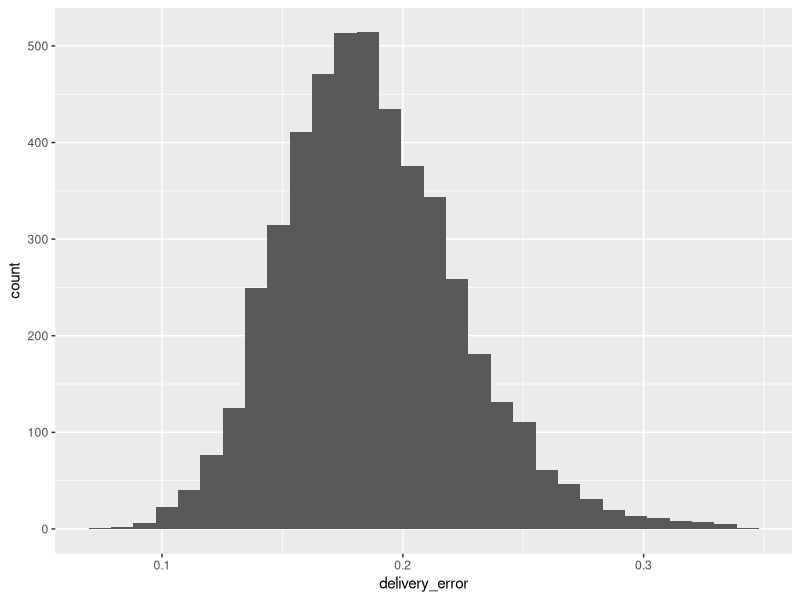
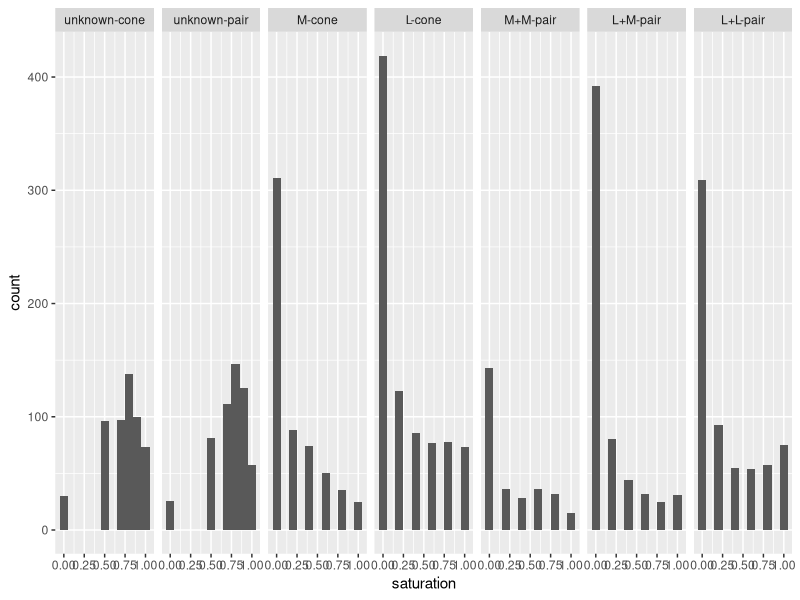
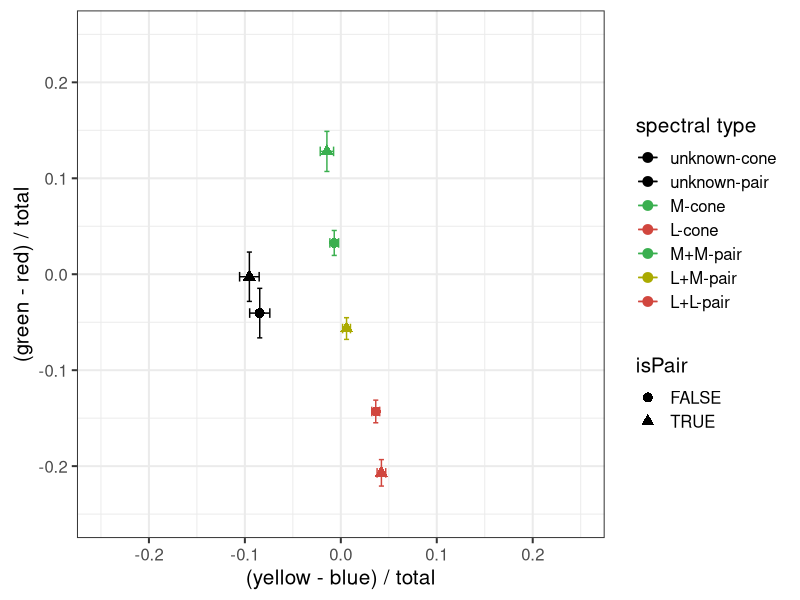
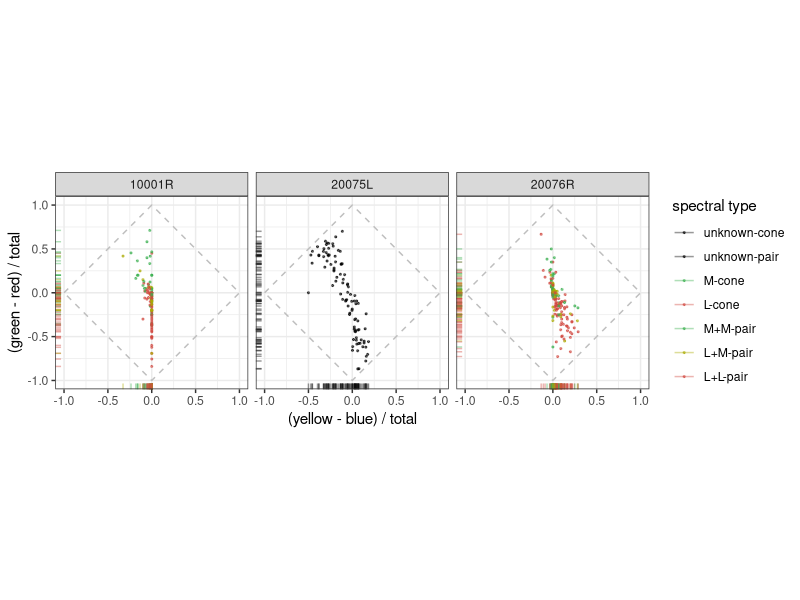
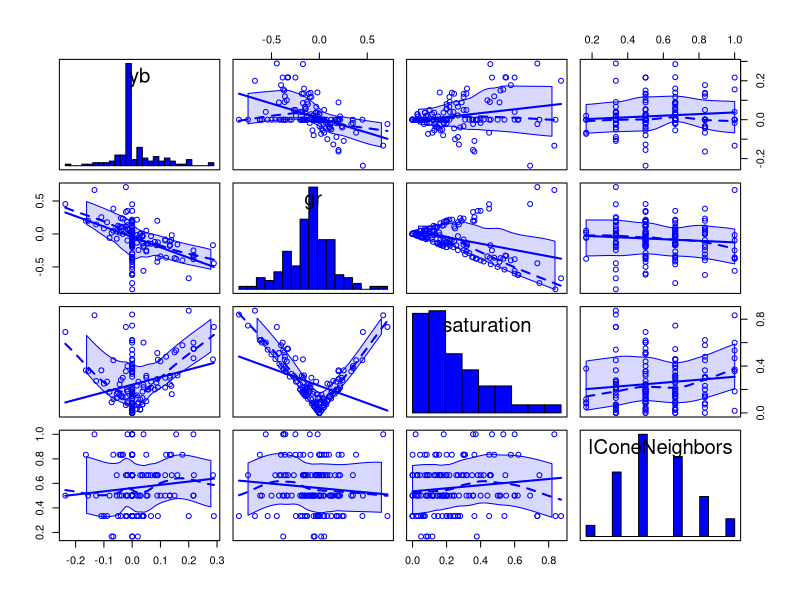
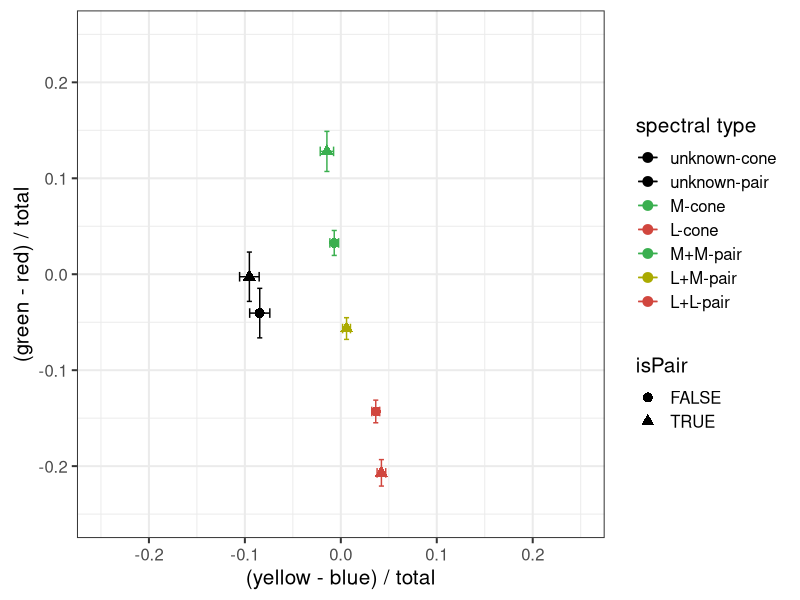
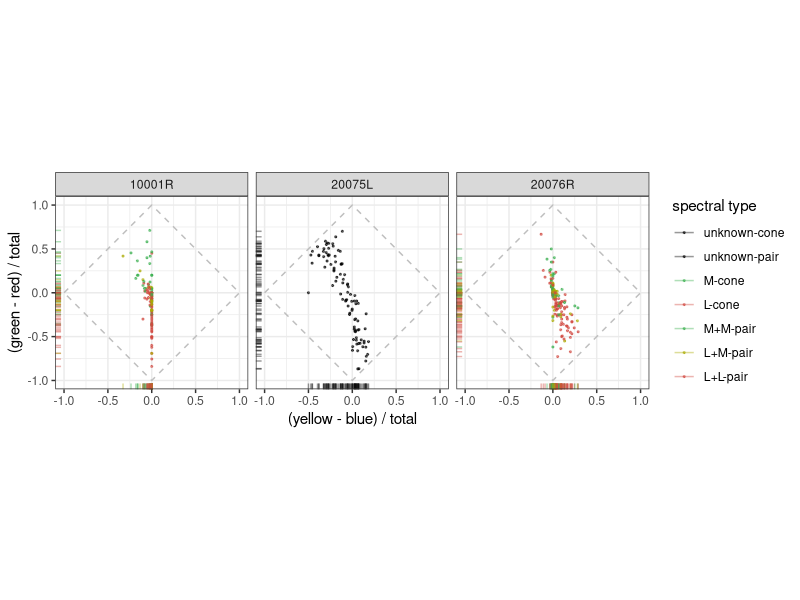

R code for these plots, in order: (Note: this script raises an error after producing the figures.)
## ---- chunk 1
setwd("~/R/TwoConeColorSummation")
library(tidyverse)
library(car)
library(RColorBrewer)
library(ggthemes)
## ---- chunk 2
trial_data <- read_csv('all_trial_data.csv')
# The column isPair is meant to be a logical.
trial_data <- mutate(trial_data, isPair=as.logical(isPair))
summary(select(trial_data, yb, gr, delivery_error, lConeNeighbors, isPair))

## ---- chunk 3
trial_data <- trial_data %>%
  filter(., delivery_error < 0.35) %>%
  filter(., delivery_error > 0.01)

summarize(trial_data, mean=mean(delivery_error), 
          std=sd(delivery_error), N=length(delivery_error))

ggplot(trial_data, aes(delivery_error)) + 
  geom_histogram(bins = 30)
## ---- chunk 4
Scones <- filter(trial_data, type1 == 1 | type2 == 1)
Scones <- filter(Scones, isPair == FALSE)

print(paste(c('S-cone FoS: ', 
              round(sum(!is.na(Scones$yb)) / length(Scones$delivery_error) * 100, 1)), 
            collapse = ' '))
print(paste(c('L/M-cone FoS: ', 
              round(sum(!is.na(trial_data$yb)) / length(trial_data$delivery_error) * 100, 1)), 
            collapse = ' '))

# Now filter out bad trials
trial_data <- filter(trial_data, type1 != 1 & type2 != 1)
trial_data <- filter(trial_data, !is.na(yb))
## ---- chunk 5
trial_data <- trial_data %>%
  mutate(., typeID=if_else(isPair, type1 + type2, type1)) %>%
  mutate(., typeID=if_else(typeID == 0, 
                           if_else(isPair, as.integer(1), as.integer(0)), as.integer(typeID))) %>%
  mutate(., typeIDstr=factor(typeID, labels = 
                               c('unknown-cone', 'unknown-pair', 'M-cone', 
                                 'L-cone', 'M+M-pair', 'L+M-pair', 'L+L-pair')))
tally(trial_data)
## ---- chunk 6
trial_data <- mutate(trial_data, saturation = abs(yb) + abs(gr))

ggplot(trial_data, aes(x=saturation)) + 
  geom_histogram(binwidth=0.1) + facet_grid(. ~ typeIDstr)
## ---- chunk 7
(typeGroup <- trial_data %>%
  #filter(., subject != '20075L') %>%
  group_by(., typeIDstr, isPair) %>% 
  summarise(., yb_mean=signif(mean(yb), 3), 
            yb_sem=signif(sd(yb) / sqrt(length(yb)), 3), 
            gr_mean=signif(mean(gr), 3), 
            gr_sem=signif(sd(gr) / sqrt(length(gr)), 3), N=length(gr))
)

ggplot(data=typeGroup, aes(x=yb_mean, y=gr_mean, color=typeIDstr, shape=isPair)) +
  geom_point(size=3) + 
  geom_errorbar(aes(x=yb_mean, ymin=gr_mean - gr_sem, ymax=gr_mean + gr_sem)) +
  geom_errorbarh(aes(y=gr_mean, xmin=yb_mean - yb_sem, xmax=yb_mean + yb_sem, height=0.01)) + 
  coord_equal(xlim=c(-0.25, 0.25), ylim=c(-0.25, 0.25)) +
  xlab('(yellow - blue) / total') + 
  ylab('(green - red) / total') +
  scale_color_manual(
    values = c("black", "black", "#3aaf4f", "#d1463e", "#3aaf4f", "#AAAA00", "#d1463e"), 
    name="spectral type",
    labels = c("unknown-cone", "unknown-pair", "M-cone", "L-cone", "M+M-pair", "L+M-pair", "L+L-pair")) +
  theme_bw(base_size=15)
ggsave("lms_UAD_means.pdf")

## ---- chunk 8
singleAndPairs <- trial_data %>%
  select(., -typeIDstr) %>%
  group_by(., subject, masterID1, masterID2) %>% 
  summarise_all(., mean)

boundary <- data.frame(x=c(-1, 0, 1, 0, -1), y=c(0, 1, 0, -1, 0))

ggplot(data=singleAndPairs, aes(x=yb, y=gr, color=as.factor(typeID))) + 
  geom_point(alpha=0.6, size=0.4) +
  facet_grid(. ~ subject) +
  geom_rug(alpha=0.4) + 
  coord_equal(xlim=c(-1, 1), ylim=c(-1, 1)) + 
  xlab('(yellow - blue) / total') + ylab('(green - red) / total') + 
  scale_color_manual(
    values = c("black", "black", "#3aaf4f", "#d1463e", "#3aaf4f", "#AAAA00", "#d1463e"), 
    name="spectral type",
    labels = c("unknown-cone", "unknown-pair", "M-cone", "L-cone", "M+M-pair", "L+M-pair", "L+L-pair")) +
  #scale_color_brewer(palette = "Spectral") +
  geom_path(data = boundary, aes(x=x, y=y), colour='gray', linetype=2) +
  theme_bw()

ggsave("lms_UAD.pdf")
## ---- chunk 9
minTrials <- 5
singleConesSummary <- trial_data %>% 
  select(., -typeIDstr) %>%
  filter(., isPair==FALSE) %>% 
  group_by(., subject, session, masterID1) %>%   
  summarise_all(., c("mean", "length")) %>%
  filter(., yb_length >= minTrials) %>%
  select(., -contains("_length")) %>%
  rename_(.dots=setNames(names(.), gsub("_mean", "", names(.))))

twoConesSummary <- trial_data %>%   
  select(., -typeIDstr) %>%
  filter(., isPair==TRUE) %>% 
  group_by(., subject, session, masterID1, masterID2) %>%
  summarise_all(., c("mean", "length")) %>%
  filter(., yb_length >= minTrials) %>%
  select(., -contains("_length")) %>%
  rename_(.dots=setNames(names(.), gsub("_mean", "", names(.))))
## ---- chunk 10
# scatterplotMatrix with car package
scatterplotMatrix(singleConesSummary[ ,c("yb", "gr", "saturation", 
                                         "lConeNeighbors")],
                  diagonal=list(method ="histogram"),
                  ellipse=FALSE)
## ---- chunk 11

scatterplotMatrix(twoConesSummary[ ,c("yb", "gr", "saturation", 
                                      "lConeNeighbors",
                                      "distance_btwn_cones_pix")],
                  diagonal=list(method ="histogram"),
                  ellipse=FALSE)
## ---- chunk 12

singleConesSummary <- trial_data %>%
  select(., -typeIDstr) %>%
  filter(., isPair==FALSE) %>% 
  group_by(., subject, session, masterID1) %>%   
  summarise_all(., c("mean", "length")) %>%
  filter(., yb_length >= minTrials) %>%
  select(., -contains("_length")) %>%
  rename_(.dots=setNames(names(.), gsub("_mean", "", names(.))))

twoConesSummary <- trial_data %>%
  select(., -typeIDstr) %>%
  filter(., isPair==TRUE) %>% 
  group_by(., subject, session, masterID1, masterID2) %>%
  summarise_all(., c("mean", "length")) %>%
  filter(., yb_length >= minTrials) %>%
  select(., -contains("_length")) %>%
  rename_(.dots=setNames(names(.), gsub("_mean", "", names(.))))

merged1 <- merge(twoConesSummary, 
           select(singleConesSummary, subject, 
                  session, masterID1, yb, gr, lConeNeighbors), 
           by=c("subject", "session", "masterID1")) %>% 
  rename(., yb12=yb.x, gr12=gr.x, yb1=yb.y, gr1=gr.y,
                  lConeNeighbors12=lConeNeighbors.x, 
                  lConeNeighbors1=lConeNeighbors.y)

sessionMerge <- merged1 %>% 
  merge(., select(singleConesSummary, subject, session,
                  masterID1, yb, gr, lConeNeighbors), 
        by.x=c("subject", "session", "masterID2"),
        by.y=c("subject", "session", "masterID1")) %>% 
  rename(., yb2=yb, gr2=gr, lConeNeighbors2=lConeNeighbors) %>%
  mutate(., saturation12=abs(yb12) + abs(gr12),
         saturation1=abs(yb1) + abs(gr1),
         saturation2=abs(yb2) + abs(gr2))
## ---- chunk 13
sessionMerge['predictedYB'] = (sessionMerge$yb1 + sessionMerge$yb2) / 2
sessionMerge['predictedGR'] = (sessionMerge$gr1 + sessionMerge$gr2) / 2
sessionMerge['predictedSaturation'] = abs(sessionMerge$predictedYB) + abs(sessionMerge$predictedGR)

# Add a column w difference from prediction
sessionMerge <- mutate(sessionMerge, 
                       diff_from_prediction=saturation12 - predictedSaturation)

## ---- chunk 14
unity = data.frame(x=c(-1, 1), y=c(-1, 1))
ggplot(data=sessionMerge, aes(x=predictedGR, y=gr12)) + 
  geom_point() +
  geom_smooth(method=lm) +
  coord_equal(xlim=c(-1, 1), ylim=c(-1, 1)) +
  geom_path(data=unity, aes(x=x, y=y), colour='gray', linetype=1) +
  ggtitle('green - red / total') +
  geom_path(data=unity, aes(x=x, y=y), colour='gray', linetype=1) +
  xlab('average of individual responses') + ylab('observed pair response') + 
  theme_classic(base_size=15)

ggsave("prediction_gr.pdf")

unity = data.frame(x=c(-1, 1), y=c(-1, 1))
ggplot(data=sessionMerge, aes(x=predictedYB, y=yb12)) + 
  geom_point() +
  geom_smooth(method=lm) +
  coord_equal(xlim=c(-1, 1), ylim=c(-1, 1)) +
  geom_path(data=unity, aes(x=x, y=y), colour='gray', linetype=1) +
  ggtitle('yellow - blue / total') +
  geom_path(data=unity, aes(x=x, y=y), colour='gray', linetype=1) +
  xlab('average of individual responses') + ylab('observed pair response') + 
  theme_classic(base_size=15)

ggsave("prediction_yb.pdf")

## ---- chunk 15
# A linear model predicts the results based on an average of the individual responses.
mod <- lm(predictedGR ~ gr12, sessionMerge)
summary.lm(mod)

mod <- lm(predictedYB ~ yb12, sessionMerge)
summary.lm(mod)
## ---- chunk 16

ggplot(data=filter(sessionMerge, typeID > 3), 
       aes(x=predictedSaturation, y=saturation12, color=as.factor(typeID))) + 
  geom_point() + 
  coord_equal(xlim=c(0, 1), ylim=c(0, 1)) +
  scale_color_manual(values = c("green", "yellow", "red"), name="spectral type",
                     labels = c("M+M", "L+M", "L+L")) +
  geom_path(data=unity, aes(x=x, y=y), colour='gray', linetype=1) + 
  xlab('predicted saturation') +
  ylab('measured saturation') +
  theme_classic(base_size=15)

ggsave('observed-predicted_scatter.pdf')

## ---- chunk 17
ggplot(data=filter(sessionMerge, typeID > 3), 
       aes(x=saturation12 - (predictedSaturation), 
           color=as.factor(typeID))) + 
  geom_freqpoly(binwidth=0.1) +
  scale_color_manual(
    values = c("green", "yellow", "red"), 
    name="spectral type",
    labels = c("M+M", "L+M", "L+L")) + 
  xlab("observed - predicted saturation") +
  theme_classic(base_size=15)

ggsave('observed-predicted_histogram.pdf')

## ---- chunk 18

t.test(sessionMerge %>% 
         filter(., typeID == 5) %>% 
         select(., diff_from_prediction)
       )
## ---- chunk 19
t.test(sessionMerge %>% 
         filter(., typeID == 4 | typeID == 6) %>%
         select(., diff_from_prediction)
       )
## ---- chunk 20
t.test(sessionMerge %>% 
         filter(., typeID == 5) %>% 
         select(., diff_from_prediction),
       sessionMerge %>% 
         filter(., typeID == 4 | typeID == 6) %>%
         select(., diff_from_prediction)
       )
